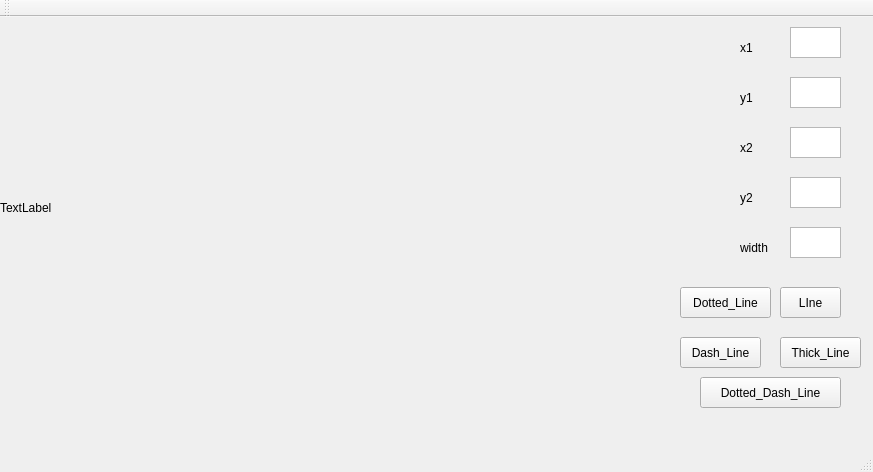
<?xml version="1.0" encoding="UTF-8"?>
<ui version="4.0">
 <class>MainWindow</class>
 <widget class="QMainWindow" name="MainWindow">
  <property name="geometry">
   <rect>
    <x>0</x>
    <y>0</y>
    <width>873</width>
    <height>472</height>
   </rect>
  </property>
  <property name="windowTitle">
   <string>MainWindow</string>
  </property>
  <widget class="QWidget" name="centralWidget">
   <widget class="QTextEdit" name="textEdit">
    <property name="geometry">
     <rect>
      <x>790</x>
      <y>10</y>
      <width>51</width>
      <height>31</height>
     </rect>
    </property>
   </widget>
   <widget class="QTextEdit" name="textEdit_2">
    <property name="geometry">
     <rect>
      <x>790</x>
      <y>60</y>
      <width>51</width>
      <height>31</height>
     </rect>
    </property>
   </widget>
   <widget class="QTextEdit" name="textEdit_3">
    <property name="geometry">
     <rect>
      <x>790</x>
      <y>110</y>
      <width>51</width>
      <height>31</height>
     </rect>
    </property>
   </widget>
   <widget class="QTextEdit" name="textEdit_4">
    <property name="geometry">
     <rect>
      <x>790</x>
      <y>160</y>
      <width>51</width>
      <height>31</height>
     </rect>
    </property>
   </widget>
   <widget class="QTextEdit" name="textEdit_5">
    <property name="geometry">
     <rect>
      <x>790</x>
      <y>210</y>
      <width>51</width>
      <height>31</height>
     </rect>
    </property>
   </widget>
   <widget class="QLabel" name="label">
    <property name="geometry">
     <rect>
      <x>740</x>
      <y>20</y>
      <width>31</width>
      <height>21</height>
     </rect>
    </property>
    <property name="text">
     <string>x1</string>
    </property>
   </widget>
   <widget class="QLabel" name="label_2">
    <property name="geometry">
     <rect>
      <x>740</x>
      <y>70</y>
      <width>31</width>
      <height>21</height>
     </rect>
    </property>
    <property name="text">
     <string>y1</string>
    </property>
   </widget>
   <widget class="QLabel" name="label_3">
    <property name="geometry">
     <rect>
      <x>740</x>
      <y>120</y>
      <width>31</width>
      <height>21</height>
     </rect>
    </property>
    <property name="text">
     <string>x2</string>
    </property>
   </widget>
   <widget class="QLabel" name="label_4">
    <property name="geometry">
     <rect>
      <x>740</x>
      <y>170</y>
      <width>31</width>
      <height>21</height>
     </rect>
    </property>
    <property name="text">
     <string>y2</string>
    </property>
   </widget>
   <widget class="QLabel" name="label_5">
    <property name="geometry">
     <rect>
      <x>740</x>
      <y>220</y>
      <width>41</width>
      <height>21</height>
     </rect>
    </property>
    <property name="text">
     <string>width</string>
    </property>
   </widget>
   <widget class="QPushButton" name="pushButton">
    <property name="geometry">
     <rect>
      <x>780</x>
      <y>270</y>
      <width>61</width>
      <height>31</height>
     </rect>
    </property>
    <property name="text">
     <string>LIne</string>
    </property>
   </widget>
   <widget class="QPushButton" name="pushButton_2">
    <property name="geometry">
     <rect>
      <x>680</x>
      <y>270</y>
      <width>91</width>
      <height>31</height>
     </rect>
    </property>
    <property name="text">
     <string>Dotted_Line</string>
    </property>
   </widget>
   <widget class="QPushButton" name="pushButton_3">
    <property name="geometry">
     <rect>
      <x>680</x>
      <y>320</y>
      <width>81</width>
      <height>31</height>
     </rect>
    </property>
    <property name="text">
     <string>Dash_Line</string>
    </property>
   </widget>
   <widget class="QPushButton" name="pushButton_4">
    <property name="geometry">
     <rect>
      <x>700</x>
      <y>360</y>
      <width>141</width>
      <height>31</height>
     </rect>
    </property>
    <property name="text">
     <string>Dotted_Dash_Line</string>
    </property>
   </widget>
   <widget class="QPushButton" name="pushButton_5">
    <property name="geometry">
     <rect>
      <x>780</x>
      <y>320</y>
      <width>81</width>
      <height>31</height>
     </rect>
    </property>
    <property name="text">
     <string>Thick_Line</string>
    </property>
   </widget>
   <widget class="QLabel" name="label_6">
    <property name="geometry">
     <rect>
      <x>0</x>
      <y>0</y>
      <width>641</width>
      <height>381</height>
     </rect>
    </property>
    <property name="text">
     <string>TextLabel</string>
    </property>
   </widget>
  </widget>
  <widget class="QMenuBar" name="menuBar">
   <property name="geometry">
    <rect>
     <x>0</x>
     <y>0</y>
     <width>873</width>
     <height>27</height>
    </rect>
   </property>
  </widget>
  <widget class="QToolBar" name="mainToolBar">
   <attribute name="toolBarArea">
    <enum>TopToolBarArea</enum>
   </attribute>
   <attribute name="toolBarBreak">
    <bool>false</bool>
   </attribute>
  </widget>
  <widget class="QStatusBar" name="statusBar"/>
 </widget>
 <layoutdefault spacing="6" margin="11"/>
 <resources/>
 <connections/>
</ui>
